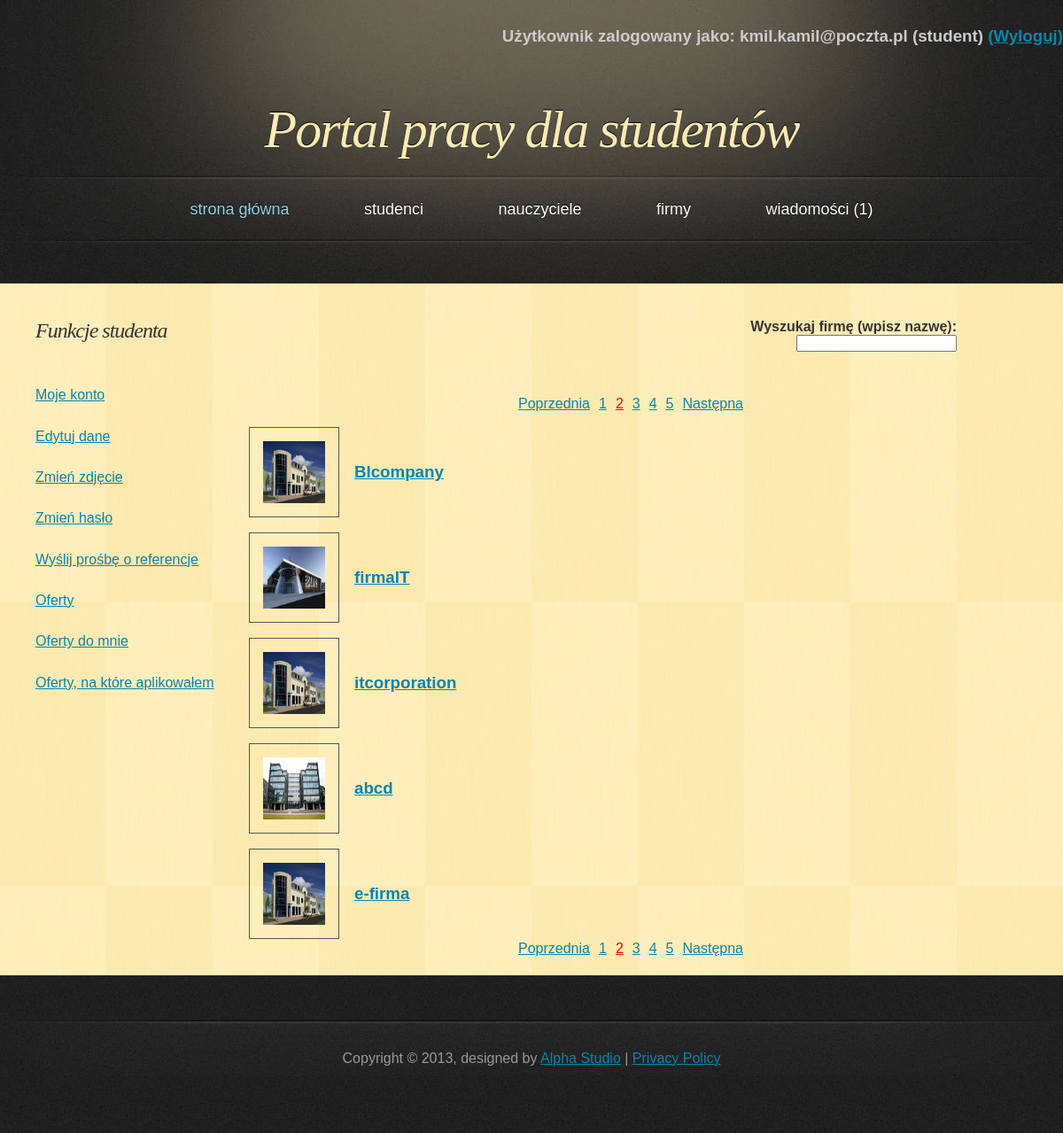
/PortalPracy/php/list_company.php?page=2 (signed in), run on the app's committed database.
### tables this page shows
CREATE TABLE IF NOT EXISTS `company` (
  `company_id` int(11) NOT NULL AUTO_INCREMENT,
  `name` varchar(50) NOT NULL,
  `address` varchar(50) NOT NULL,
  `telephone` varchar(11) NOT NULL,
  `e_mail` varchar(50) NOT NULL,
  `password` varchar(100) NOT NULL,
  `active` tinyint(1) NOT NULL,
  `account_creation_date` date NOT NULL,
  `photoname` varchar(30) NOT NULL,
  PRIMARY KEY (`company_id`)
);

### PortalPracy/php/classDatabase.php (called while the page is built, shortened)
<?php
class Database {
    private $db;
    function __construct() {
        $this->server = 'localhost';
        $this->user = 'root';
        $this->password = '';
        $this->basename = 'data_base_new';
        $this->db = new mysqli($this->server, $this->user, $this->password, $this->basename);
        if ($this->db->connect_error) {
            die('Blad polaczenia z baza danych (' . $this->db->connect_errno . ') ' . $this->db->connect_error);
        } else {
            $this->db->query("SET NAMES 'utf8'");
        }
    }
    function get_company_list($start, $onpage) {
        if ($result = $this->db->query("SELECT * FROM `company` WHERE `active`=1 LIMIT $start, $onpage")) {
            return $result;
        }
    }
    function get_company_number() {
        if ($result = $this->db->query("SELECT * FROM `company`")) {
            $all = $result->num_rows;
        }
        return $all;
    }
}

### PortalPracy/php/list_company.php (the view, shortened to what this page needs)
<!DOCTYPE html>
<html>
    <head>
        <link href="../css/style.css" rel="stylesheet" type="text/css" />
    </head>
    <body>
        <div id="header">
            <?php
            include_once 'classPage.php';
            $page = new Page;
            $page->dologinfo();
            ?>
            <h1><a href="index.php">Portal pracy dla studentów</a></h1>
        </div>
        <?php
        $page->domenu();
        ?>
        <div id="main">
            <div id="content">
                <?php
                if (isset($_SESSION['name'])) {
                    ?>
                    <div class="search">
                        <h4>Wyszukaj firmę (wpisz nazwę):</h4>
                        <form>
                            <span class='tooltips'><input type="text" onkeyup="show_hint(this.value, 'hint_company.php?q=')">
                            </span>
                        </form>
                    </div>
                    <?php
                    include_once 'classDatabase.php';
                    $db = new Database();
                    $onpage = 5;
                    $all = $db->get_company_number();
                    $start = $page->dopaging($onpage, $all, "list_company.php?");
                    echo "<table><tbody>";
                    $result = $db->get_company_list($start, $onpage);
                    while ($obj = $result->fetch_object()) {
                        echo "<tr>";
                        echo "<td><a href='profile_company.php?id=" . $obj->company_id . "'><img src='../galery_company/$obj->photoname' class='mini_photo'/></a></td>";
                        echo "<td><a href='profile_company.php?id=" . $obj->company_id . "'><h3>" . $obj->name . "</h3></a></td>";
                        echo "</tr>";
                    }
                    echo "</tbody></table>";
                } else {
                    echo "<h3>Aby zobaczyć listę firm, musisz się <a href='login.php'>zalogować</a></h3>";
                }
                ?>
            </div>
            <div id="sidebar">
            </div>
            <div class="clearing">&nbsp;</div>
        </div>
    </body>
</html>

### PortalPracy/css/style.css (style rules this page uses)
* { margin: 0; padding: 0; }
body { font: 16px "Trebuchet MS", Arial, Helvetica, sans-serif; color: #333333; background: #202020 url('../images/bg.jpg'); }
h1, h2 { font-family: Georgia, Times, serif; font-weight: normal; font-style: italic; }
h1 { font-size: 3em; letter-spacing: -2px; }
a { text-decoration: underline; color: #0A84AC; }
img { border: 1px solid #555555; }
#header, #menu, #footer { margin: 0 auto; width: 1200px; }
#header { height: 197px; background: #202020 url('../images/header.jpg'); }
#header h1 { font-size: 60px; text-align: center; text-shadow: 0px -1px 1px #000000; color: #FDEAB5; padding-top: 60px; }
#header h1 a { text-decoration: none; color: #FDEAB5; }
#main { width: 1120px; margin: 0 auto 50px auto; padding: 40px 40px 0 40px; background: #FEEBB2 url('../images/main.jpg'); }
#content { float: right; width: 80%; padding: 0 0 20px 0; }
#sidebar { float: left; width: 20%; padding: 0 0 20px 0; }
.clearing { clear: both; height: 1px; overflow: hidden; }
form { margin: 0; }
td { padding-left: 15px; padding-top: 15px; }
.mini_photo { width: 70px; height: 70px; padding: 15px; float: left; }
.search { text-align: right; margin: auto 80px 50px auto; }
span.tooltips { position: relative; display: inline; }

### data on the page
company: photoname (picture), name "BIcompany"
company: photoname (picture), name "firmaIT"
company: photoname (picture), name "itcorporation"
company: photoname (picture), name "abcd"
company: photoname (picture), name "e-firma"

### other printed values
$_SESSION['name'] "kmil.kamil@poczta.pl"
$_SESSION['usertype'] "student"
$num_mes "1"
